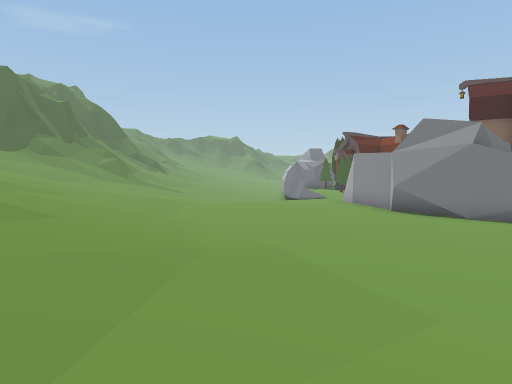
[1] (above)

21 first-person views from a walk through a 3-D level made in the Unity game engine. The camera is 1.5 m above the floor, tilts 4° down and sees 75° across. The floor is counted in squares, 2 m on a side. Each view is taken from the middle of a square. On the plan, view 1 faces up. The plan holds only what a view shows up to about 11 squares ahead; the rest is blank. The place goes on beyond the plan. Door leaves are left out, so doorways stand open.

[2]
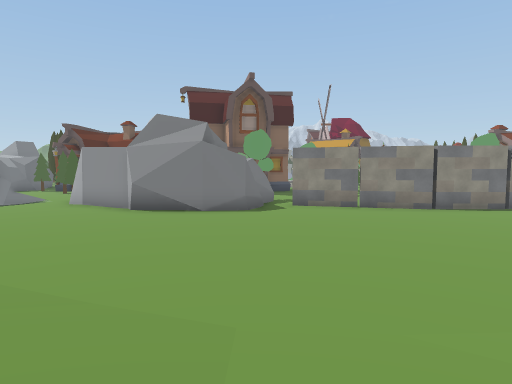

[3]
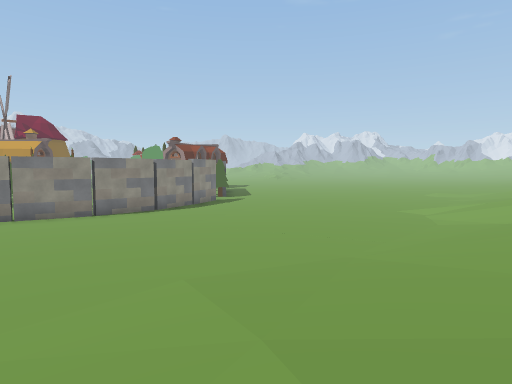

[4]
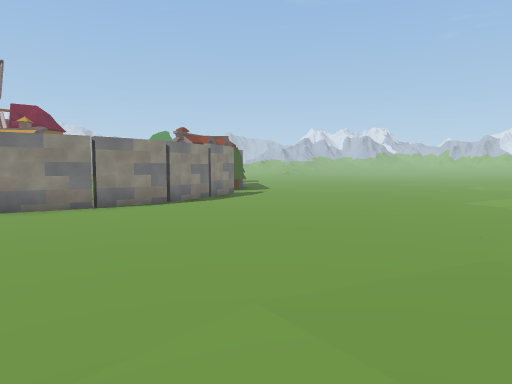

[5]
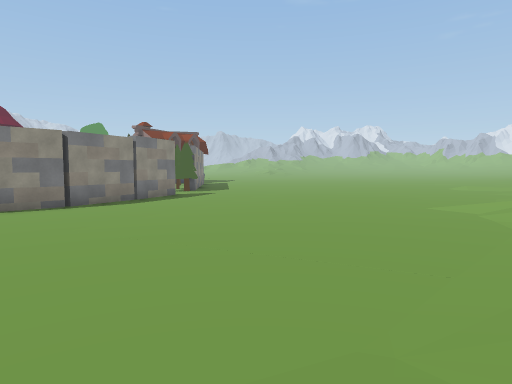

[6]
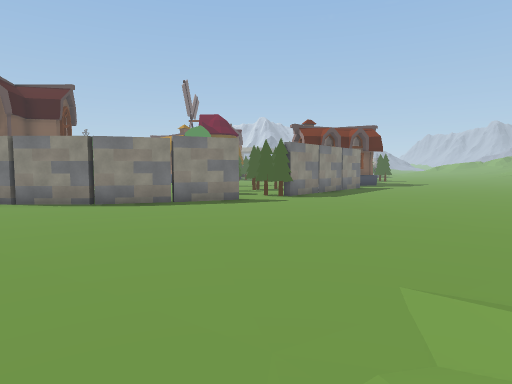

[7]
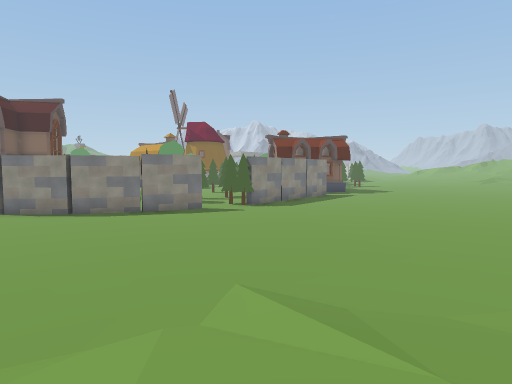

[8]
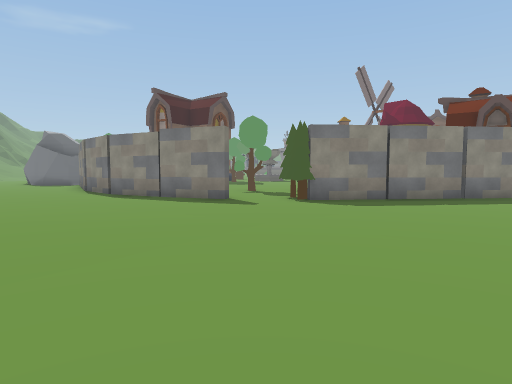

[9]
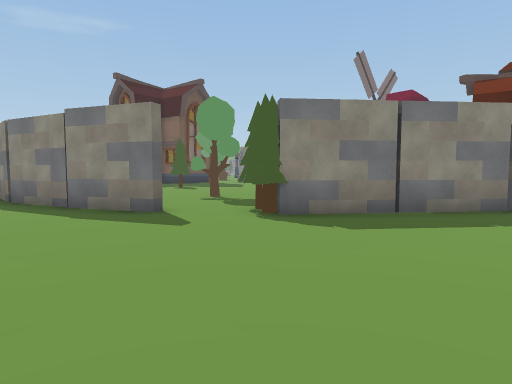

[10]
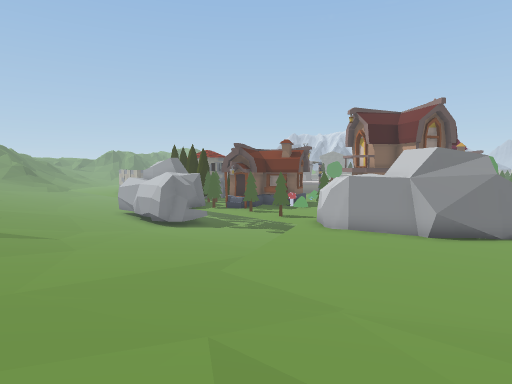

[11]
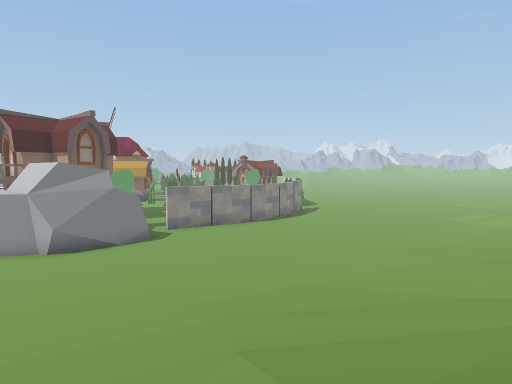

[12]
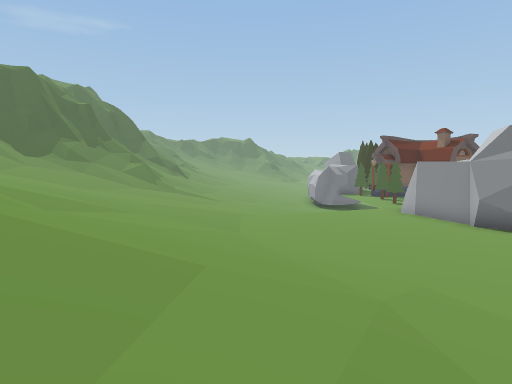

[13]
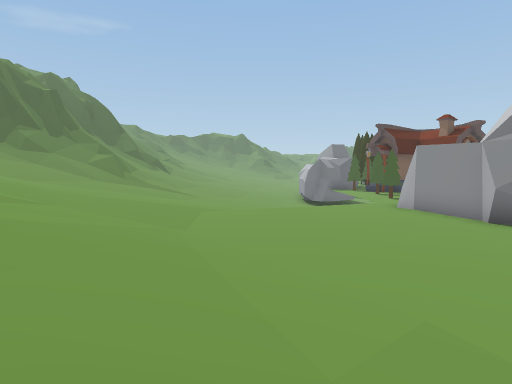

[14]
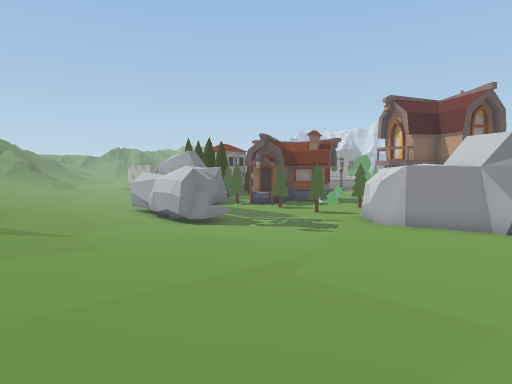

[15]
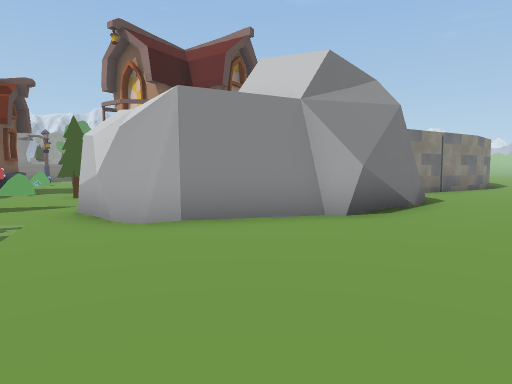

[16]
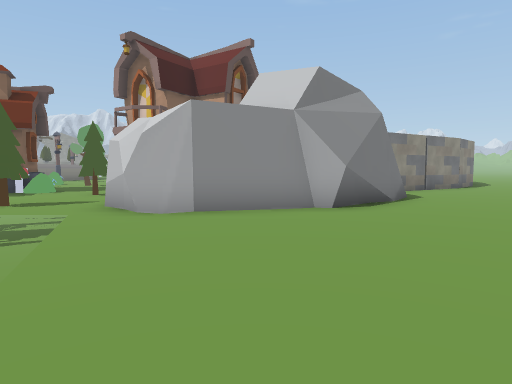

[17]
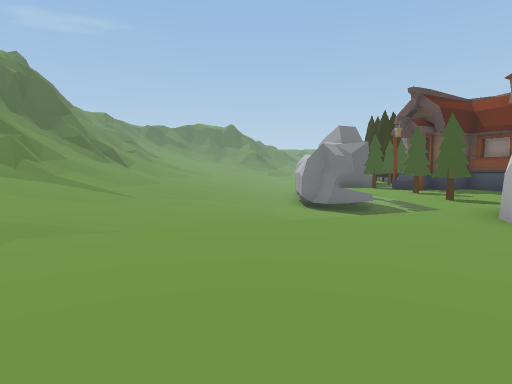

[18]
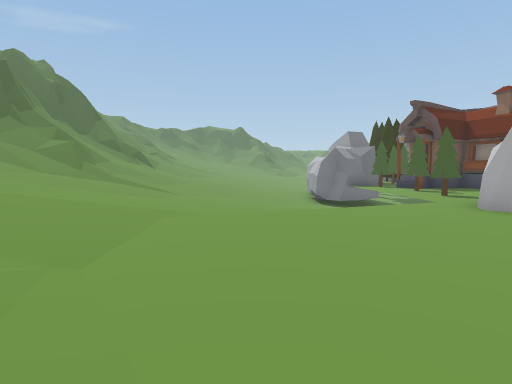

[19]
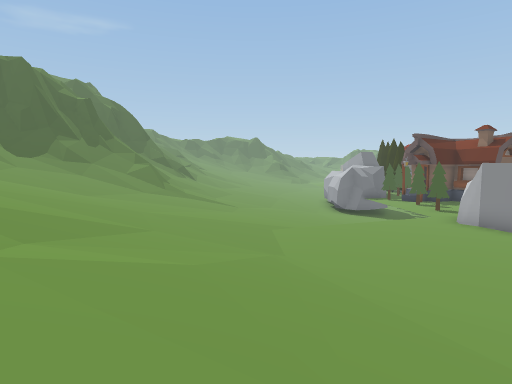

[20]
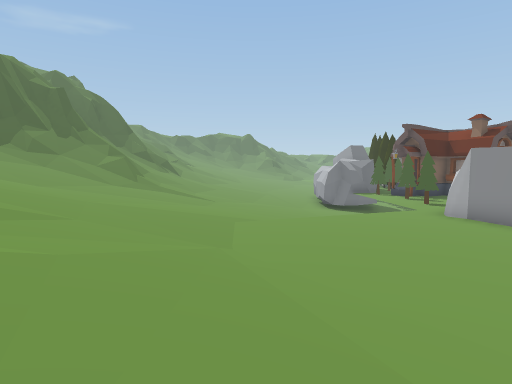

[21]
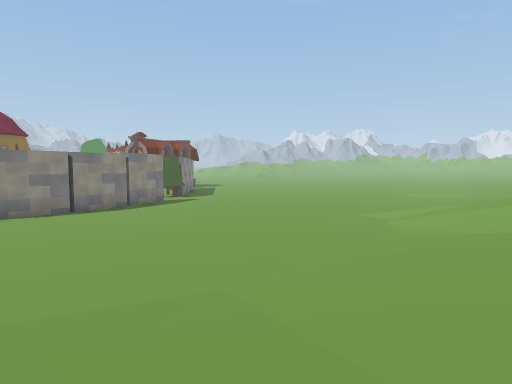

### Floor plan
Key: @ floor where view 1 was taken; # wall or solid block; . main floor; : floor 0.75 m higher than the main floor; - floor 1 m lower than the main floor; + floor 1.5 m higher than the main floor; _ floor 1.75 m lower than the main floor; * floor 2.25 m higher than the main floor; % floor 3 m higher than the main floor; / step, stairs or slope; O other object.
Columns run from 11 left of view 1 to 21 right of it. Each row starts with its distance up from view 1.
 20    ////...--__   ..O##
 19    //:....---_ .O..OO.
 18   //+::...---  .......
 17   *++::....-  _.O.OO.
 16    ++::....-- _....O
 15  %*+++::....--#.#
 14 ///+++::....#..##
 13 ////+++::......#
 12  ////++::......##
 11  ///+++::.......#
 10   /%*++::.......##
  9    //////........###
  8     /////:..........#
  7     //////:.........#
  6      /////:.........##    ....
  5       /////:.........##   ....
  4      //////:..........#    .O.
  3        ////::......... ##  ...
  2        ////+:...........###..O
  1         ///+::............##.O###
  0           /@+:::.................
 -1            //+::.................
 -2             +++::................
 -3              ++::................
 -4               ++::...............
 -5                ++::..............
 -6                 ++::.....:.......
 -7                   +::::..::::::::
 -8                    /+++:::::::::
 -9                     //+::::

Positions as (right, up) in squares from view 1, and headings:
1: (0, 0), facing up
2: (0, 1), facing up-right
3: (0, -1), facing right
4: (2, 0), facing right
5: (4, -2), facing right
6: (9, -7), facing up-right
7: (9, -9), facing up-right
8: (17, -8), facing up
9: (18, -5), facing up
10: (-7, 7), facing up-right
11: (-6, 4), facing right
12: (-2, 1), facing up
13: (-1, 3), facing up
14: (-7, 9), facing up-right
15: (-1, 12), facing right
16: (-2, 12), facing right
17: (0, 9), facing up
18: (-1, 7), facing up
19: (-3, 3), facing up
20: (-2, 4), facing up
21: (2, -3), facing right
